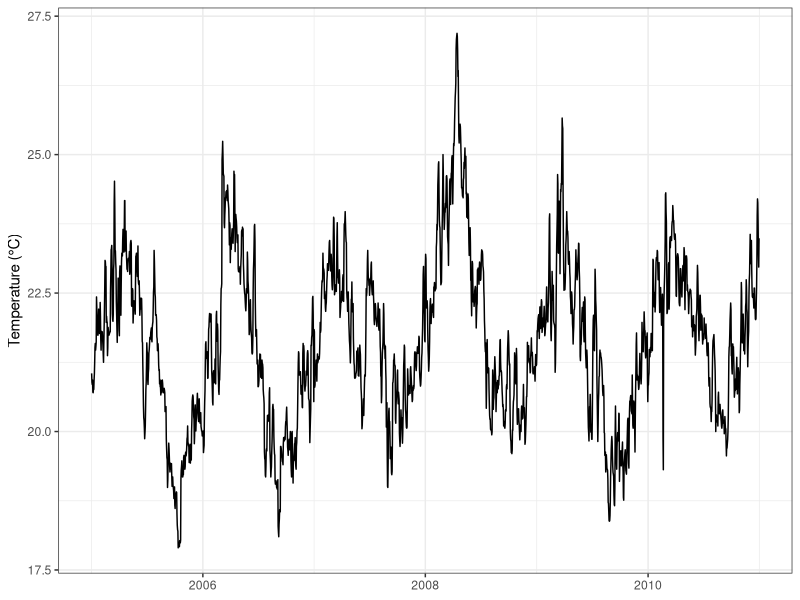
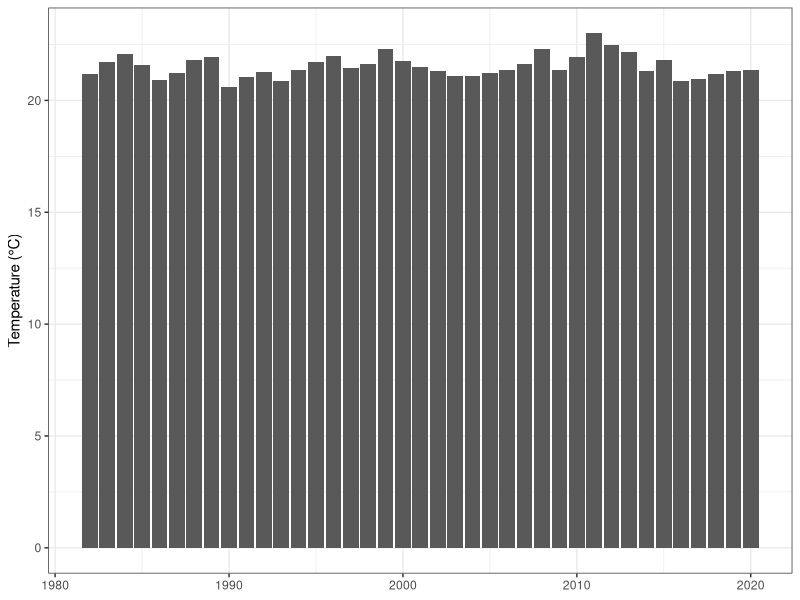
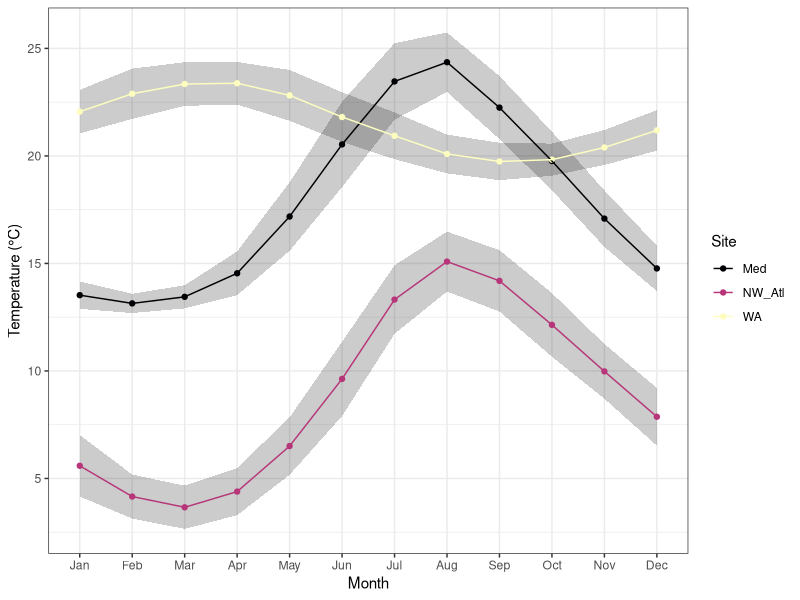

Generate these figures, in order, with R:
# Script name
# Author
# Date


# Libraries ---------------------------------------------------------------

library(tidyverse)
library(lubridate)


# Data --------------------------------------------------------------------

# SST data
sst_NOAA <- read_csv("course_material/data/sst_NOAA.csv")


# Example -----------------------------------------------------------------

# All five functions at once
sst_NOAA %>% 
  arrange(site, temp) %>% 
  select(t, temp) %>% 
  filter(temp >= 23) %>% 
  mutate(year = year(t)) %>% 
  summarise(mean_year = mean(year))


# Exercise 1 --------------------------------------------------------------

# Filter a dataset to have only data for WA from 2005-2010
# Plot as a line plot
# sst_NOAA_WA <- 
#   sst_NOAA %>%
#   filter(site == 'WA', year(t) >= 2005) %>%
#   filter(year(t) <= 2010)

sst_NOAA_WA <- 
  sst_NOAA %>%
  filter(site == 'WA', year(t) %in% seq(2005,2010))

head(sst_NOAA_WA)
tail(sst_NOAA_WA)

ggplot() +
  geom_line(data = sst_NOAA_WA, aes(x = t, y = temp)) +
  labs(x = NULL, y = "Temperature (°C)") +
  theme_bw()
# Exercise 2 --------------------------------------------------------------

# Create an informative table of the 10 highest monthly temperature in the Med
sst_NOAA %>%
  filter(site == 'Med') %>%
  arrange(site, desc(temp)) %>%
  head(10)

# Exercise 3 --------------------------------------------------------------

# Plot the the annual mean temperatures of WA as a bar plot

sst_NOAA_annual_WA <- 
  sst_NOAA %>%
  filter(site == 'WA') %>%
  group_by(year(t)) %>%
  summarise(mean_temp = mean(temp, na.rm = T))

# sst_NOAA_annual_WA$`year(t)` <- as.factor(sst_NOAA_annual_WA$`year(t)`)

ggplot() +
  geom_bar(data = sst_NOAA_annual_WA, aes(x = `year(t)`, y = mean_temp), stat = 'identity') +
  labs(x = NULL, y = "Temperature (°C)") +
  theme_bw()


# BONUS -------------------------------------------------------------------

# Find the mean temperature for 2002 in Med and 2005 in WA in the same code chunk


sst_NOAA %>%
  mutate(year = year(t)) %>%
  group_by(site,year) %>%
  filter(site == "Med" | site == "WA") %>%
  summarise(mean_temp = mean(temp, na.rm = T),
            count = n(),
            .groups = 'drop') %>%
  filter(year == "2002" | year == "2005")

#####--------------------------------------------------------------------
# Load the SACTN Day 1 data
read_csv("course_material/data/sst_NOAA.csv") %>%
  # Then create a month abbreviation column
  mutate(month = month(t, label = T)) %>% 
  # Then group by sites and months
  group_by(site, month) %>% 
  # Lastly calculate the mean
  summarise(mean_temp = mean(temp, na.rm = TRUE), 
            # and the SD
            sd_temp = sd(temp, na.rm = TRUE)) %>% 
  # Begin ggplot
  ggplot(aes(x = month, y = mean_temp, group = site)) + 
  # Create a ribbon
  geom_ribbon(aes(ymin = mean_temp - sd_temp, ymax = mean_temp + sd_temp), 
              fill = "black", alpha = 0.2) + 
  # Create dots
  geom_point(aes(colour = site)) + 
  # Create lines
  geom_line(aes(colour = site, group = site)) + 
  # Change labels
  labs(x = "Month", y = "Temperature (°C)", colour = "Site") +
  scale_color_viridis_d(option='A')+
  theme_bw()


########## ___________-

data(package = .packages(all.available = TRUE))
